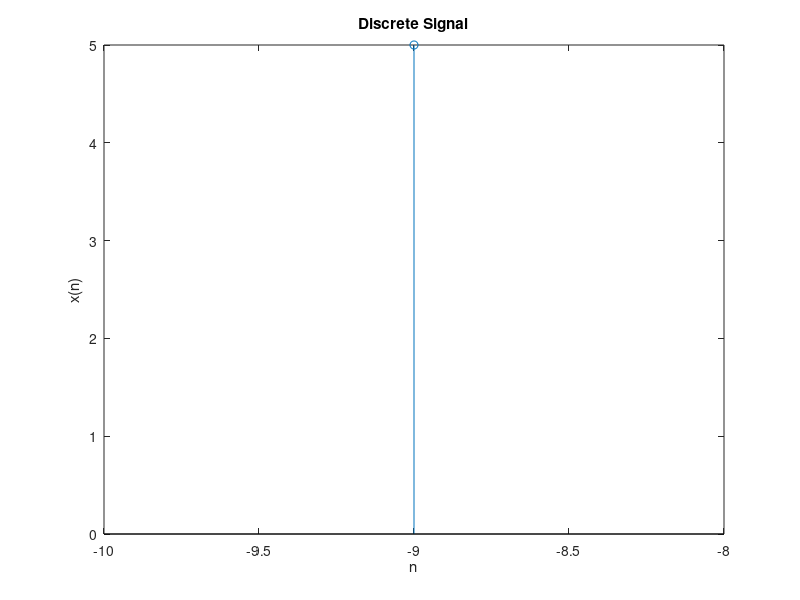

Recreate this plot in MATLAB.
clear all;
close all;
clc;
x=input('Enter the array:')
l=length(x)

p=input('Enter the zeroth position:')
n=1-p:l-p
a=input('Enter the amount of shift:')
b=input('Enter 0 for delay and 1 for advance:')
if b==0
    n=n+a
else
    n=n-a
end
stem(n,x)
xlabel('n')
ylabel('x(n)')
title('Discrete Signal')
